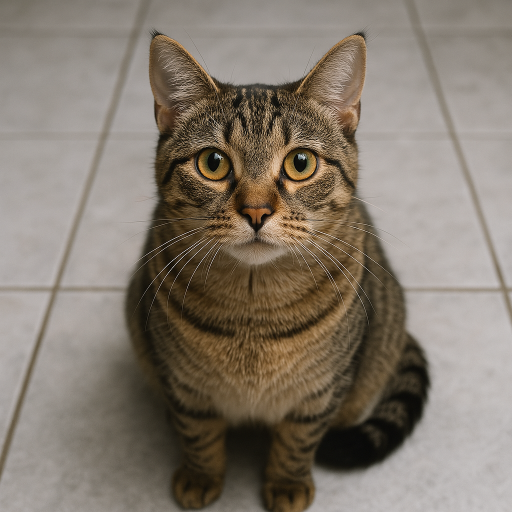
#> input picture assets/sample_image.png, 1024 x 1024 px (shown at 1/2 size)
$ jupyter execute image_as_array.ipynb
#> lines starting #> are read from the running program, lines starting #| are printed output that depends on the picture
[cell 1]
import numpy as np
import matplotlib.pyplot as plt
import cv2

[cell 2]
# Load an image using OpenCV (BGR format by default)
img_cv = cv2.imread('../assets/sample_image.png')
#> img_cv is the input picture: shape (1024, 1024, 3); mean B, G, R 109.6, 121.4, 131.5
# Convert BGR to RGB for display
img_cv_rgb = cv2.cvtColor(img_cv, cv2.COLOR_BGR2RGB)
# Create a grayscale version
img_cv_gray = cv2.cvtColor(img_cv, cv2.COLOR_BGR2GRAY)
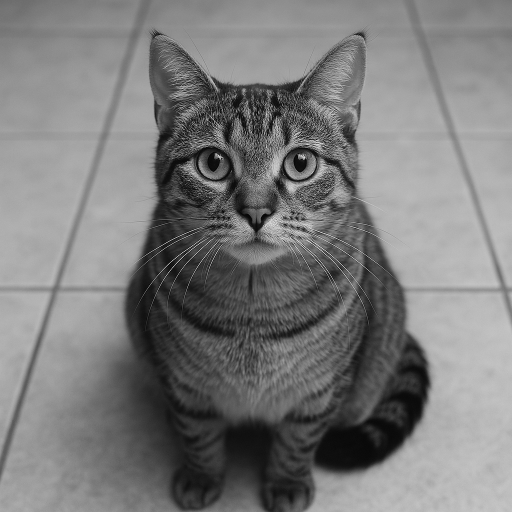
#> img_cv_gray: shape (1024, 1024) (shown at 1/2 size); min 0, max 255, mean 123.1

[cell 3]
# Display images
plt.figure(figsize=(12, 8))

plt.subplot(2, 2, 1)
plt.title('OpenCV Image (RGB)')
plt.imshow(img_cv_rgb)
plt.axis('off')

plt.subplot(2, 2, 2)
plt.title('OpenCV Image (Grayscale)')
plt.imshow(img_cv_gray, cmap='gray')
plt.axis('off')

# Understanding pixel values and neighborhoods
plt.subplot(2, 2, 3)
plt.title('Pixel Values (10x10 region)')
# Get a small region of the image
x, y = 500, 500
window_size = 10
small_region = img_cv_rgb[y:y+window_size, x:x+window_size]
plt.imshow(small_region)
plt.axis('off')

# Print shape and data type information
print(f"Image shape: {img_cv_rgb.shape}")
#| Image shape: (1024, 1024, 3)
print(f"Image data type: {img_cv_rgb.dtype}")
#| Image data type: uint8
print(f"Pixel value at (100,100): {img_cv_rgb[100, 100]}")
#| Pixel value at (100,100): [145 140 132]

# Accessing and manipulating pixel values
# Create a copy to manipulate
img_modified = img_cv_rgb.copy()
# Set a region to red
img_modified[200:300, 200:300, 0] = 255  # Red channel
img_modified[200:300, 200:300, 1:3] = 0  # Green and Blue channels
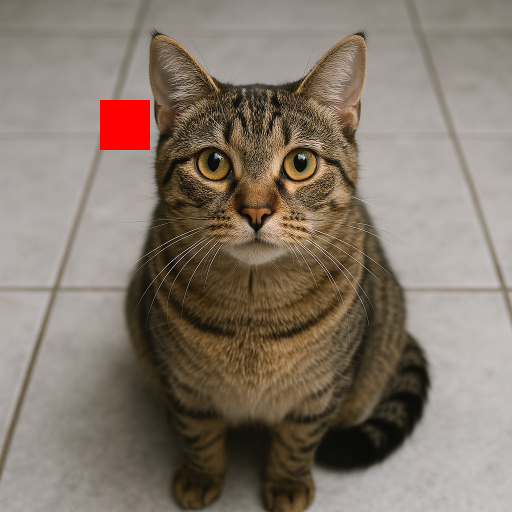
#> img_modified: shape (1024, 1024, 3) (shown at 1/2 size); mean R, G, B 132.4, 120, 108.1

plt.subplot(2, 2, 4)
plt.title('Modified Image (Red Square)')
plt.imshow(img_modified)
plt.axis('off')

plt.tight_layout()
plt.show()
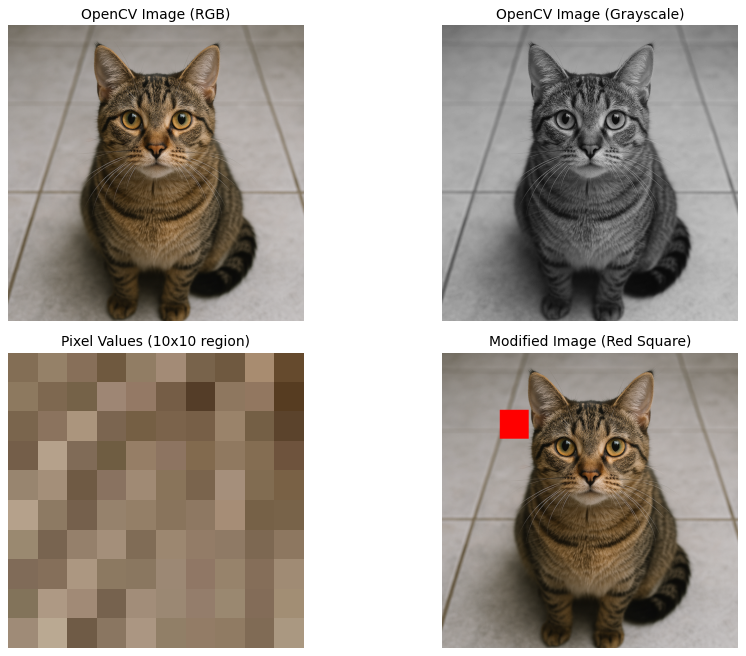
#> figure drawn by matplotlib, 4 panels

[cell 4]
# Apply Gaussian Blur
# Syntax: cv2.GaussianBlur(src, ksize, sigmaX)
# ksize is the kernel size, must be odd numbers, e.g., (5, 5)
size = 101
blurred = cv2.GaussianBlur(img_cv_rgb, (size, size), 0)
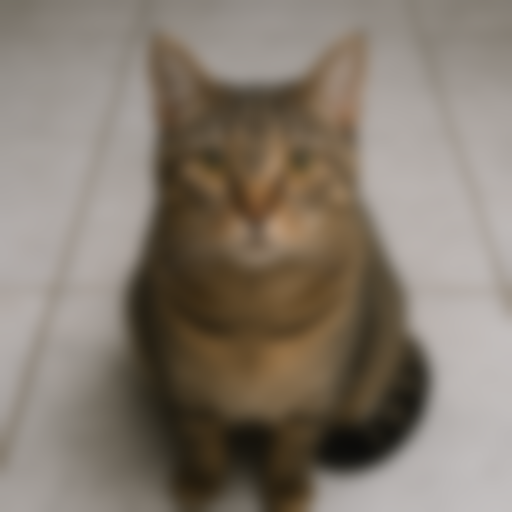
#> blurred: shape (1024, 1024, 3) (shown at 1/2 size); mean R, G, B 131.5, 121.4, 109.6
plt.imshow(blurred)

[cell 5]
# Function to apply a filter to an image using convolution
def apply_filter(image, filter_kernel):
    # Get dimensions
    image_height, image_width = image.shape
    kernel_height, kernel_width = filter_kernel.shape

    # Calculate padding needed
    pad_height = kernel_height // 2
    pad_width = kernel_width // 2

    # Create output image
    output = np.zeros((image_height, image_width))

    # Pad the image
    padded_image = np.pad(image, ((pad_height, pad_height), (pad_width, pad_width)), mode='constant', constant_values=0)

    # Apply convolution
    for i in range(image_height):
        for j in range(image_width):
            # Extract the region of interest
            region = padded_image[i:i+kernel_height, j:j+kernel_width]
            # Apply the filter (element-wise multiplication and sum)
            output[i, j] = np.sum(region * filter_kernel)


    return abs(output)

# Function to apply a filter to an image using vectorized convolution
def apply_filter_vectorized(image, filter_kernel):
    # Get dimensions
    image_height, image_width = image.shape
    kernel_height, kernel_width = filter_kernel.shape

    # Calculate padding needed
    pad_height = kernel_height // 2
    pad_width = kernel_width // 2

    # Pad the image
    padded_image = np.pad(image, ((pad_height, pad_height), (pad_width, pad_width)), mode='constant', constant_values=0)

    # Create output image
    output = np.zeros((image_height, image_width))

    # Apply convolution using vectorized operations
    for i in range(kernel_height):
        for j in range(kernel_width):
            output += padded_image[i:i+image_height, j:j+image_width] * filter_kernel[i, j]

    return abs(output)

[cell 6]
def create_gaussian_kernel(size, sigma=1.0):
    """
    Create a Gaussian kernel of the specified size.

    Parameters:
    size (int): Size of the kernel (must be odd)
    sigma (float): Standard deviation of the Gaussian distribution

    Returns:
    numpy.ndarray: Normalized Gaussian kernel
    """
    if size % 2 == 0:
        size = size + 1  # Ensure size is odd

    # Create a 1D coordinate grid
    k = (size - 1) // 2
    x, y = np.mgrid[-k:k+1, -k:k+1]

    # Calculate the 2D Gaussian distribution
    kernel = np.exp(-(x**2 + y**2) / (2 * sigma**2))

    # Normalize the kernel so it sums to 1
    return kernel / kernel.sum()

[cell 7]
# Convert the image to grayscale for filtering
img_gray = cv2.cvtColor(img_cv_rgb, cv2.COLOR_RGB2GRAY)

# Create a simplified Gaussian blur kernel explicitly
# 5x5 Gaussian kernel with sigma approximately 1.0
gaussian_filter = np.array([
    [1, 4, 6, 4, 1],
    [4, 16, 24, 16, 4],
    [6, 24, 36, 24, 6],
    [4, 16, 24, 16, 4],
    [1, 4, 6, 4, 1]
]) / 256  # Normalize the kernel (sum = 1)
gaussian_filter

[cell 8]
# Create a larger 15x15 Gaussian kernel (3 times bigger)
# This will create a stronger blurring effect
gaussian_filter = np.array([
    [0, 0, 0, 0, 0, 0, 1, 1, 1, 0, 0, 0, 0, 0, 0],
    [0, 0, 0, 1, 1, 2, 3, 3, 3, 2, 1, 1, 0, 0, 0],
    [0, 0, 1, 2, 3, 5, 6, 7, 6, 5, 3, 2, 1, 0, 0],
    [0, 1, 2, 4, 6, 8, 10, 11, 10, 8, 6, 4, 2, 1, 0],
    [0, 1, 3, 6, 9, 12, 15, 16, 15, 12, 9, 6, 3, 1, 0],
    [0, 2, 5, 8, 12, 16, 20, 21, 20, 16, 12, 8, 5, 2, 0],
    [1, 3, 6, 10, 15, 20, 24, 26, 24, 20, 15, 10, 6, 3, 1],
    [1, 3, 7, 11, 16, 21, 26, 28, 26, 21, 16, 11, 7, 3, 1],
    [1, 3, 6, 10, 15, 20, 24, 26, 24, 20, 15, 10, 6, 3, 1],
    [0, 2, 5, 8, 12, 16, 20, 21, 20, 16, 12, 8, 5, 2, 0],
    [0, 1, 3, 6, 9, 12, 15, 16, 15, 12, 9, 6, 3, 1, 0],
    [0, 1, 2, 4, 6, 8, 10, 11, 10, 8, 6, 4, 2, 1, 0],
    [0, 0, 1, 2, 3, 5, 6, 7, 6, 5, 3, 2, 1, 0, 0],
    [0, 0, 0, 1, 1, 2, 3, 3, 3, 2, 1, 1, 0, 0, 0],
    [0, 0, 0, 0, 0, 0, 1, 1, 1, 0, 0, 0, 0, 0, 0]
]) / 833  # Normalize the kernel (sum = 1)

gaussian_filter = create_gaussian_kernel(50, 25)
gaussian_filter.max(), gaussian_filter.min()
plt.imshow(gaussian_filter, cmap='gray')
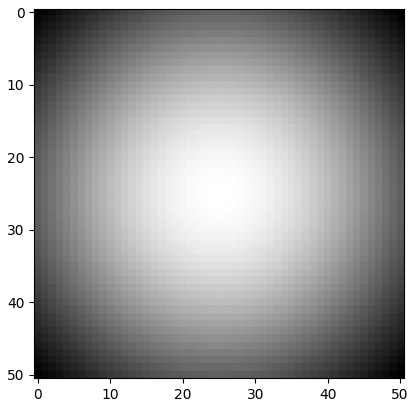
#> figure drawn by matplotlib, 1 panel

[cell 9]
# Apply the Gaussian filter to the grayscale image
blurred_img = apply_filter(img_gray, gaussian_filter)
#> in apply_filter, `padded_image = np.pad(image, ((pad_height, pad_height), (pad_width, pa..`:
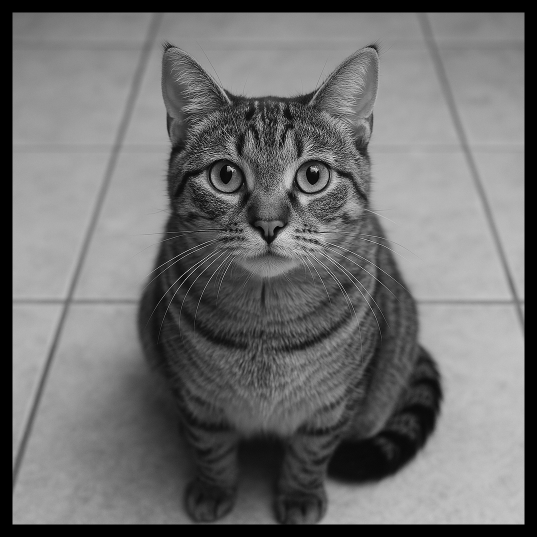
#> padded_image: shape (1074, 1074) (shown at 1/2 size); min 0, max 255, mean 111.9
#> after the loop in apply_filter, `for i in range(image_height):`:
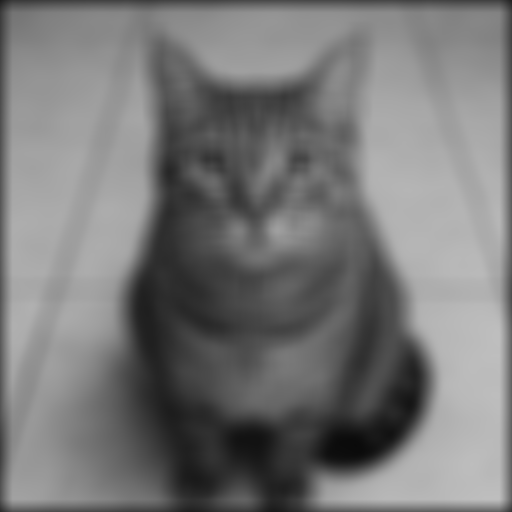
#> output: shape (1024, 1024) float64 (shown at 1/2 size); min 10.94, max 190.8, mean 119.7

# Normalize the output for display
blurred_img_normalized = (blurred_img - blurred_img.min()) / (blurred_img.max() - blurred_img.min())
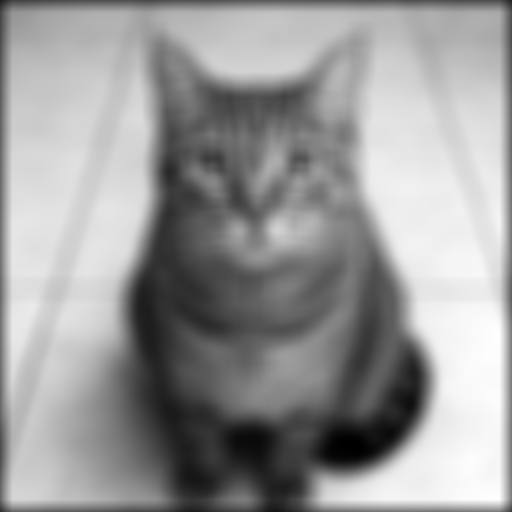
#> blurred_img_normalized: shape (1024, 1024) float64 (shown at 1/2 size); min 0, max 1, mean 0.605

# Plot the original grayscale and the blurred image
plt.figure(figsize=(12, 6))

plt.subplot(1, 2, 1)
plt.title('Original Grayscale Image')
plt.imshow(img_gray, cmap='gray')
plt.axis('off')

plt.subplot(1, 2, 2)
plt.title('Gaussian Blurred Image')
plt.imshow(blurred_img_normalized, cmap='gray')
plt.axis('off')

plt.tight_layout()
plt.show()

[cell 10]
img = img_cv

[cell 11]
type(img_cv), img_cv.dtype

[cell 12]
img_cv_rgb[0,0], img_cv[0,0]
#> Out = ([112, 106, 95], [95, 106, 112])

[cell 13]
img.shape, img[0, 10]
#> Out = ((1024, 1024, 3), [98, 111, 115])
